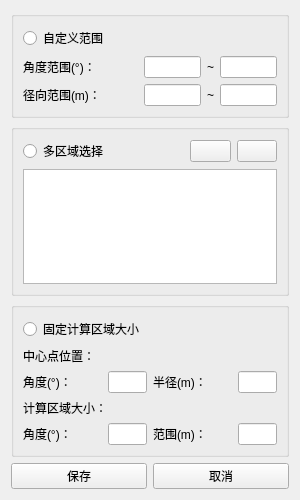
<?xml version="1.0" encoding="UTF-8"?>
<ui version="4.0">
 <class>region_selection</class>
 <widget class="QWidget" name="region_selection">
  <property name="geometry">
   <rect>
    <x>0</x>
    <y>0</y>
    <width>300</width>
    <height>500</height>
   </rect>
  </property>
  <property name="maximumSize">
   <size>
    <width>300</width>
    <height>500</height>
   </size>
  </property>
  <property name="windowTitle">
   <string>区域选择</string>
  </property>
  <layout class="QGridLayout" name="gridLayout_4">
   <item row="0" column="0" colspan="2">
    <widget class="QGroupBox" name="groupBox_2">
     <property name="title">
      <string/>
     </property>
     <layout class="QGridLayout" name="gridLayout_3" columnstretch="2,1,0,1">
      <item row="0" column="0">
       <widget class="QRadioButton" name="radio1">
        <property name="text">
         <string>自定义范围</string>
        </property>
        <attribute name="buttonGroup">
         <string notr="true">buttonGroup</string>
        </attribute>
       </widget>
      </item>
      <item row="1" column="0">
       <widget class="QLabel" name="label_2">
        <property name="text">
         <string>角度范围(°)：</string>
        </property>
       </widget>
      </item>
      <item row="1" column="1">
       <widget class="QLineEdit" name="angle_range_min"/>
      </item>
      <item row="1" column="2">
       <widget class="QLabel" name="label_9">
        <property name="text">
         <string>~</string>
        </property>
       </widget>
      </item>
      <item row="1" column="3">
       <widget class="QLineEdit" name="angle_range_max"/>
      </item>
      <item row="2" column="0">
       <widget class="QLabel" name="label_3">
        <property name="text">
         <string>径向范围(m)：</string>
        </property>
       </widget>
      </item>
      <item row="2" column="1">
       <widget class="QLineEdit" name="radio_range_min"/>
      </item>
      <item row="2" column="2">
       <widget class="QLabel" name="label_10">
        <property name="text">
         <string>~</string>
        </property>
       </widget>
      </item>
      <item row="2" column="3">
       <widget class="QLineEdit" name="radio_range_max"/>
      </item>
     </layout>
    </widget>
   </item>
   <item row="1" column="0" colspan="2">
    <widget class="QGroupBox" name="groupBox_3">
     <property name="title">
      <string/>
     </property>
     <layout class="QGridLayout" name="gridLayout_2" columnstretch="4,1,1">
      <item row="0" column="0">
       <widget class="QRadioButton" name="radio3">
        <property name="text">
         <string>多区域选择</string>
        </property>
       </widget>
      </item>
      <item row="0" column="1">
       <widget class="QPushButton" name="add">
        <property name="styleSheet">
         <string notr="true">image: url(:/icon/add.png);</string>
        </property>
        <property name="text">
         <string/>
        </property>
       </widget>
      </item>
      <item row="0" column="2">
       <widget class="QPushButton" name="remove">
        <property name="styleSheet">
         <string notr="true">image: url(:/icon/remove.png);</string>
        </property>
        <property name="text">
         <string/>
        </property>
       </widget>
      </item>
      <item row="1" column="0" colspan="3">
       <widget class="QListWidget" name="list"/>
      </item>
     </layout>
    </widget>
   </item>
   <item row="2" column="0" colspan="2">
    <widget class="QGroupBox" name="groupBox">
     <property name="title">
      <string/>
     </property>
     <layout class="QGridLayout" name="gridLayout" columnstretch="2,1,2,1">
      <item row="0" column="0" colspan="2">
       <widget class="QRadioButton" name="radio2">
        <property name="text">
         <string>固定计算区域大小</string>
        </property>
        <attribute name="buttonGroup">
         <string notr="true">buttonGroup</string>
        </attribute>
       </widget>
      </item>
      <item row="1" column="0" colspan="2">
       <widget class="QLabel" name="label">
        <property name="text">
         <string>中心点位置：</string>
        </property>
       </widget>
      </item>
      <item row="2" column="0">
       <widget class="QLabel" name="label_4">
        <property name="text">
         <string>角度(°)：</string>
        </property>
       </widget>
      </item>
      <item row="2" column="1">
       <widget class="QLineEdit" name="center_coor_angle"/>
      </item>
      <item row="2" column="2">
       <widget class="QLabel" name="label_8">
        <property name="text">
         <string>半径(m)：</string>
        </property>
       </widget>
      </item>
      <item row="2" column="3">
       <widget class="QLineEdit" name="center_coor_radio"/>
      </item>
      <item row="3" column="0" colspan="2">
       <widget class="QLabel" name="label_5">
        <property name="text">
         <string>计算区域大小：</string>
        </property>
       </widget>
      </item>
      <item row="4" column="0">
       <widget class="QLabel" name="label_6">
        <property name="text">
         <string>角度(°)：</string>
        </property>
       </widget>
      </item>
      <item row="4" column="1">
       <widget class="QLineEdit" name="fixed_area_angle"/>
      </item>
      <item row="4" column="2">
       <widget class="QLabel" name="label_7">
        <property name="text">
         <string>范围(m)：</string>
        </property>
       </widget>
      </item>
      <item row="4" column="3">
       <widget class="QLineEdit" name="fixed_area_radio"/>
      </item>
     </layout>
    </widget>
   </item>
   <item row="3" column="0">
    <widget class="QPushButton" name="save">
     <property name="text">
      <string>保存</string>
     </property>
    </widget>
   </item>
   <item row="3" column="1">
    <widget class="QPushButton" name="cancel">
     <property name="text">
      <string>取消</string>
     </property>
    </widget>
   </item>
  </layout>
 </widget>
 <resources/>
 <connections/>
 <buttongroups>
  <buttongroup name="buttonGroup"/>
 </buttongroups>
</ui>
